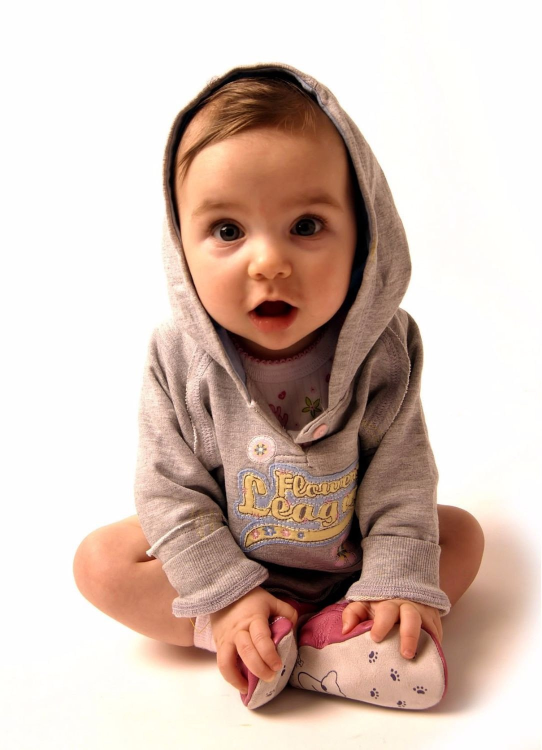
#> input picture data/baby1.jpg, 1084 x 1500 px (shown at 1/2 size)
$ python detect.py
#> lines starting #> are read from the running program, lines starting #| are printed output that depends on the picture; after the words box and inside, x2 and y2 are one past the last pixel; in counts of white or black regions, pixels touching at a corner belong together
#> in index, baby is the input picture: shape (1500, 1084, 3); mean B, G, R 181.6, 191.8, 212.7
import cv2
import matplotlib.pyplot as plt


class Detect:

    haar_face_cascade = cv2.CascadeClassifier('data/haarcascade_frontalface_alt.xml')

    def convert_to_rgb(img):
        return cv2.cvtColor(img, cv2.COLOR_BGR2RGB)

    def convert_to_gray(img):
        return cv2.cvtColor(img, cv2.COLOR_BGR2GRAY)

    def plt_show(img):
        plt.imshow(img)
        plt.show()

    def detect_faces(f_cascade, colored_img, scale_factor=1.2):
#> called with scale_factor = 1.2
        img_copy = colored_img.copy()
        gray = cv2.cvtColor(img_copy, cv2.COLOR_BGR2GRAY)
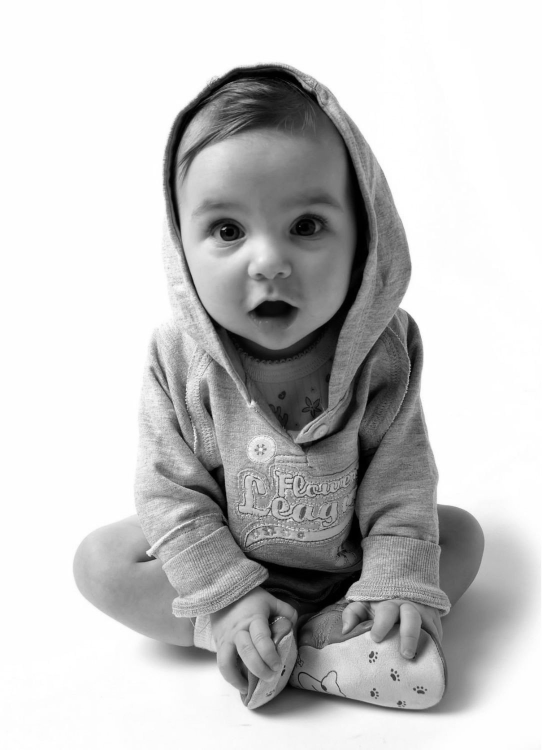
#> gray: shape (1500, 1084) (shown at 1/2 size); min 0, max 255, mean 196.9
        faces = f_cascade.detectMultiScale(gray, scaleFactor=scale_factor, minNeighbors=5)
#> faces = [[307, 282, 442, 442]]
        for (x, y, w, h) in faces:
            cv2.rectangle(img_copy, (x, y), (x + w, y + h), (244, 244, 66), 10)
#> this loop made 1 pass
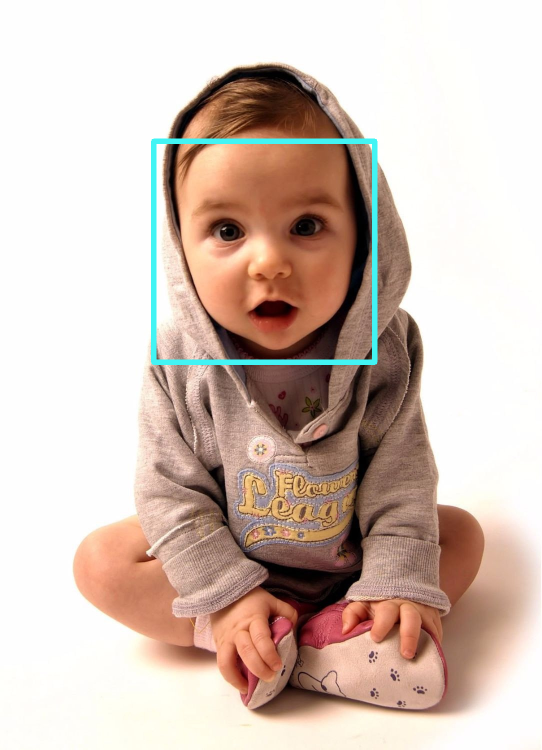
#> img_copy: shape (1500, 1084, 3) (shown at 1/2 size); 1.19% of pixels changed, all inside (x1, y1, x2, y2) = (302, 277, 755, 730)
        return img_copy

    @staticmethod
    def index(self, img):
        baby = cv2.imread(img)
        faces_detected = self.detect_faces(self.haar_face_cascade, baby)
        self.plt_show(self.convert_to_rgb(faces_detected))


detect = Detect()
detect.index(Detect, 'data/baby1.jpg')

$ run again, with data/group1.jpg copied over data/baby1.jpg
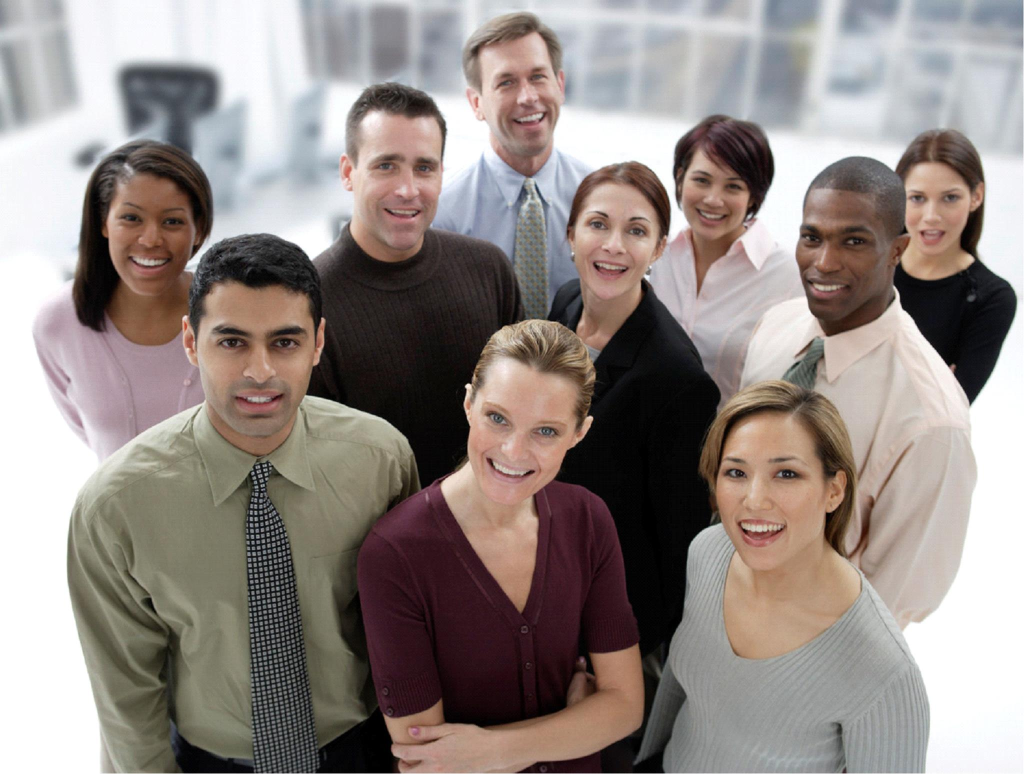
#> input picture data/group1.jpg, 2048 x 1548 px (shown at 1/2 size)
#> in index, baby is the input picture: shape (1548, 2048, 3); mean B, G, R 133.3, 137.5, 147.2
#> in detect_faces, `gray = cv2.cvtColor(img_copy, cv2.COLOR_BGR2GRAY)`:
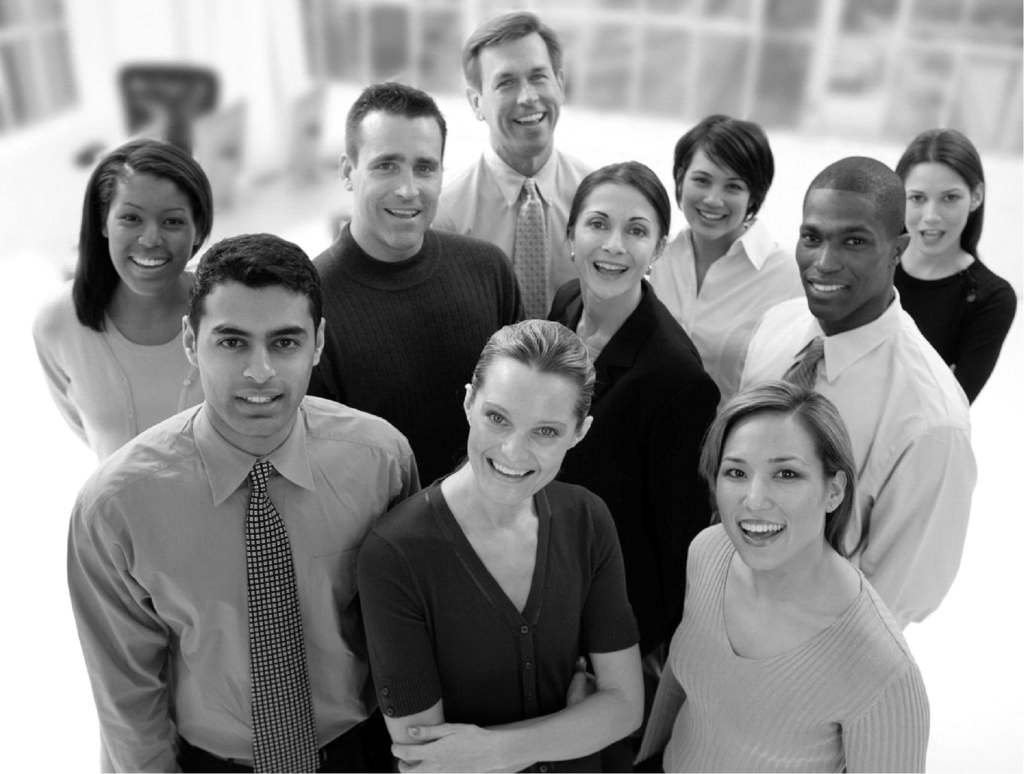
#> gray: shape (1548, 2048) (shown at 1/2 size); min 0, max 255, mean 139.9
#> faces = [[954, 94, 183, 183], [1346, 301, 169, 169], [1778, 330, 177, 177], [192, 356, 215, 215], [701, 252, 218, 218], [1123, 372, 216, 216], [1560, 405, 203, 203], [1395, 851, 254, 254], [381, 584, 274, 274]]
#> the loop in detect_faces, `for (x, y, w, h) in faces:` made 9 passes
#> after the loop in detect_faces, `for (x, y, w, h) in faces:`:
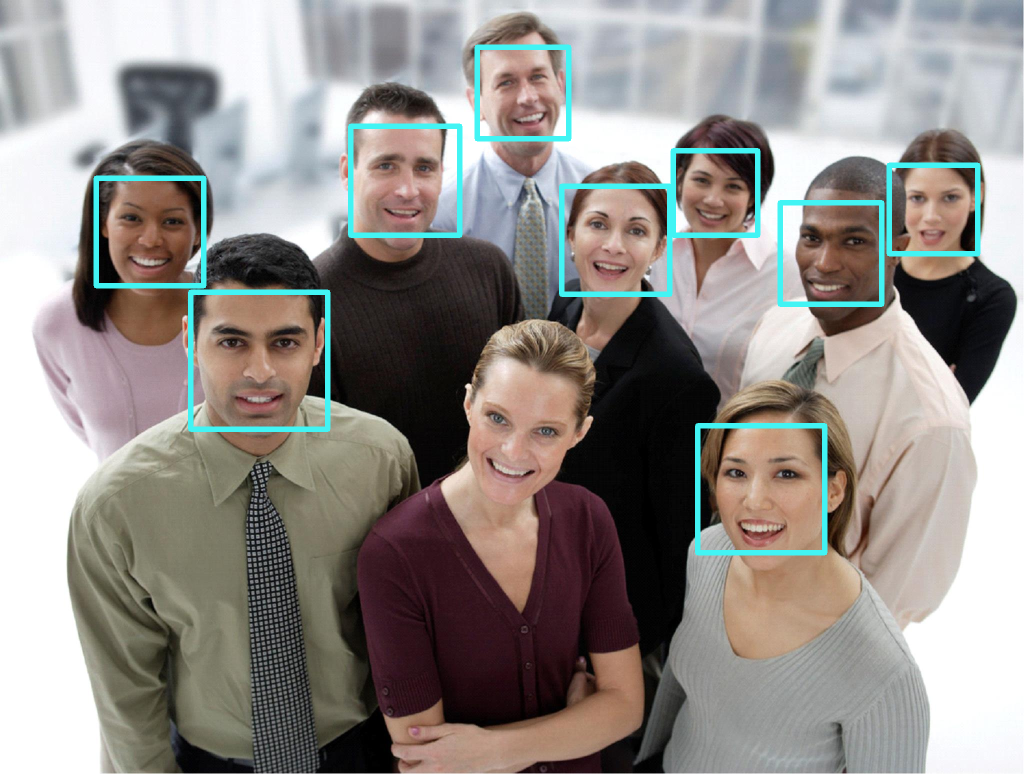
#> img_copy: shape (1548, 2048, 3) (shown at 1/2 size); 2.62% of pixels changed, all inside (x1, y1, x2, y2) = (187, 89, 1961, 1111)

$ run again, with data/group2.jpg copied over data/baby1.jpg
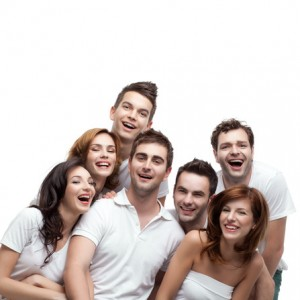
#> input picture data/group2.jpg, 300 x 300 px
#> in index, baby is the input picture: shape (300, 300, 3); mean B, G, R 196, 199.8, 210.7
#> in detect_faces, `gray = cv2.cvtColor(img_copy, cv2.COLOR_BGR2GRAY)`:
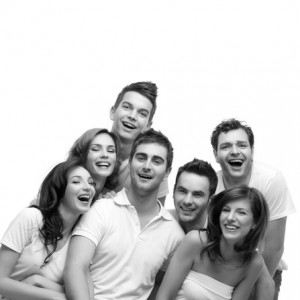
#> gray: shape (300, 300); min 1, max 255, mean 202.6
#> faces = [[84, 135, 38, 38], [214, 196, 40, 40], [214, 129, 45, 45], [126, 141, 46, 46], [167, 175, 46, 46]]
#> the loop in detect_faces, `for (x, y, w, h) in faces:` made 5 passes
#> after the loop in detect_faces, `for (x, y, w, h) in faces:`:
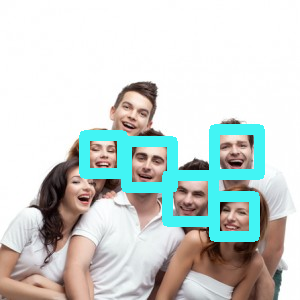
#> img_copy: shape (300, 300, 3); 9.23% of pixels changed, all inside (x1, y1, x2, y2) = (79, 124, 265, 242)

$ run again, with data/group3.jpg copied over data/baby1.jpg
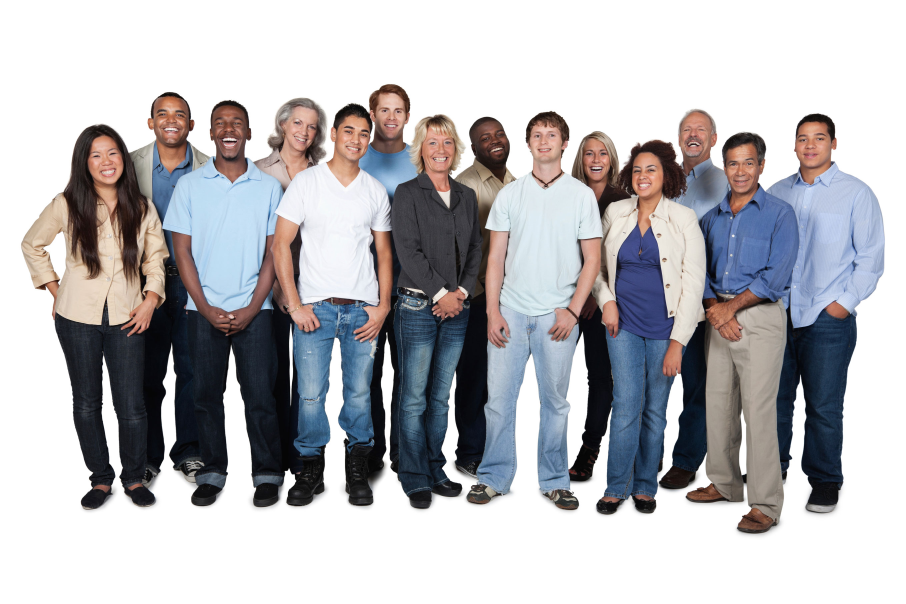
#> input picture data/group3.jpg, 2716 x 1810 px (shown at 1/3 size)
#> in index, baby is the input picture: shape (1810, 2716, 3); mean B, G, R 185.2, 181.9, 182.7
#> in detect_faces, `gray = cv2.cvtColor(img_copy, cv2.COLOR_BGR2GRAY)`:
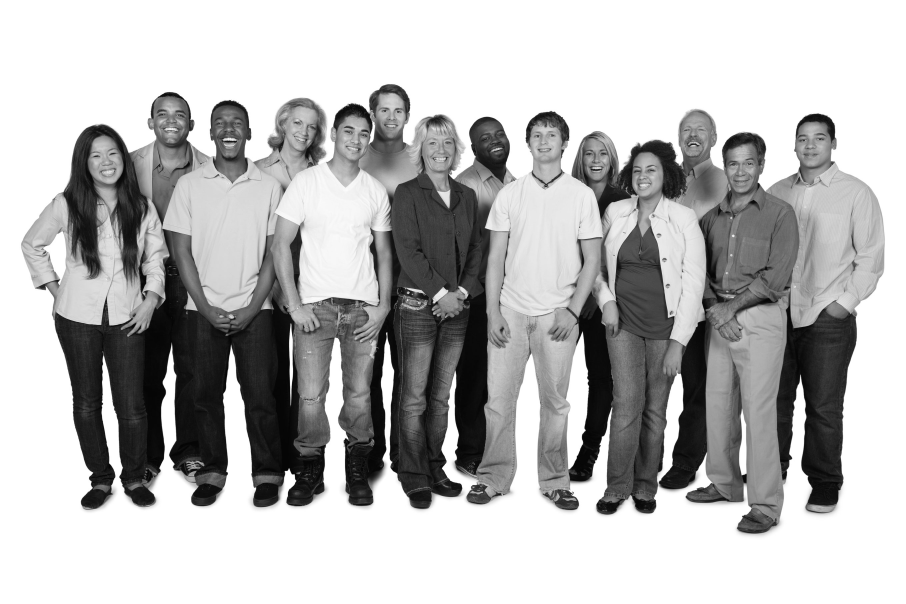
#> gray: shape (1810, 2716) (shown at 1/3 size); min 0, max 255, mean 182.5
#> faces = [[1123, 292, 105, 105], [2037, 354, 92, 92], [1739, 422, 102, 102], [857, 331, 111, 111], [1579, 366, 108, 108], [2374, 368, 126, 126], [254, 419, 118, 118], [2161, 444, 122, 122], [1880, 471, 106, 106], [451, 296, 126, 126], [1004, 347, 130, 130], [1260, 380, 128, 128]]
#> the loop in detect_faces, `for (x, y, w, h) in faces:` made 12 passes
